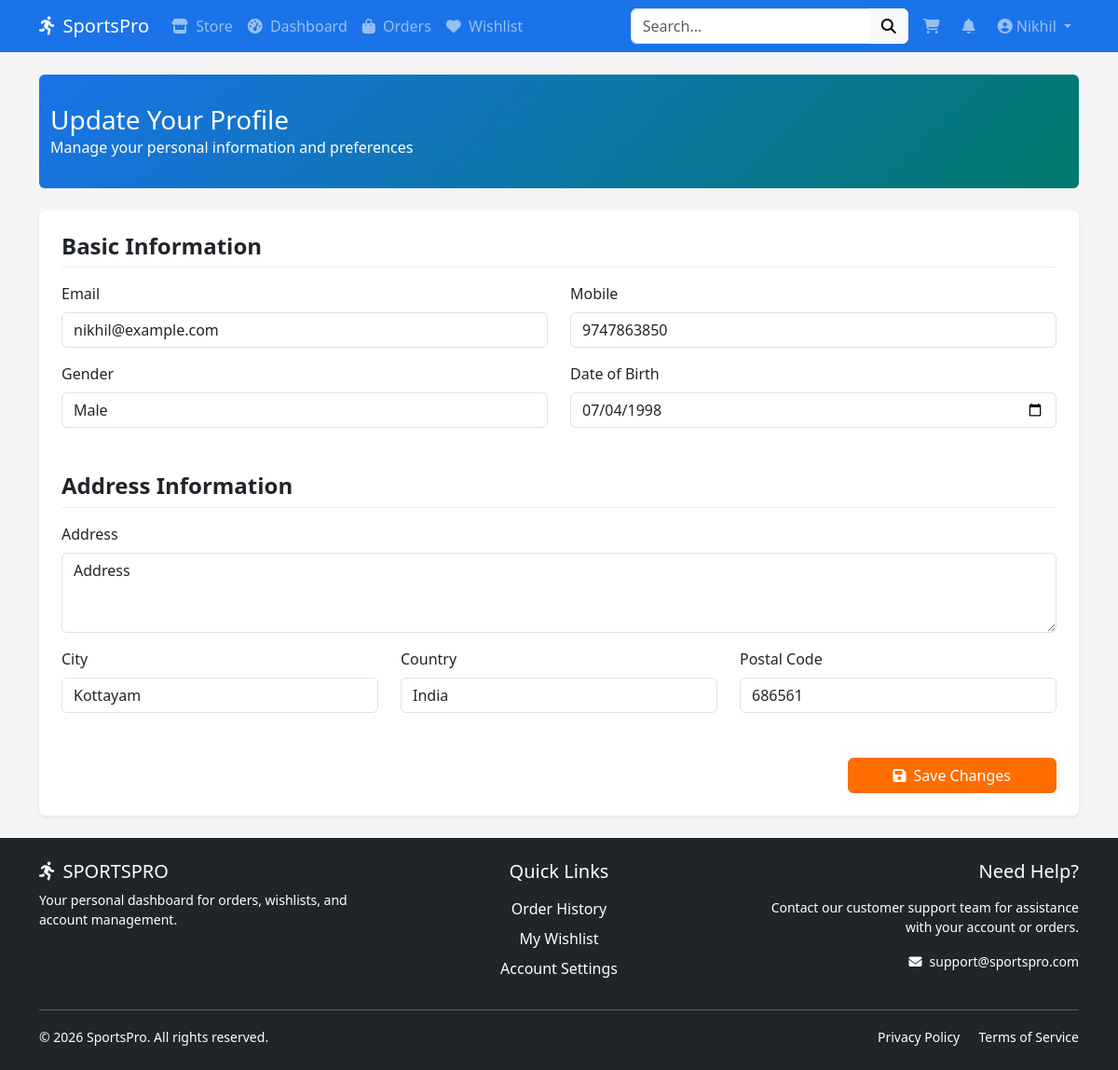
Screenshot of /users/profileUpdate/ (signed in) with the database file from the repository.
### users/models.py (models this page shows, shortened)
class Users(AbstractUser):
    GENDER_CHOICES = [
        ('M', 'Male'),
        ('F', 'Female'),
        ('O', 'Other')
    ]
    email = models.EmailField(unique=True, error_messages={'unique': "This email is already registered."})
    mobile = models.CharField(max_length=15, unique=True, error_messages={'unique': "This mobile number is already registered."})
    gender = models.CharField(max_length=1, choices=GENDER_CHOICES, null=True, blank=True)
    date_of_birth = models.DateField(null=True, blank=True)
    address = models.TextField(max_length=500, blank=True)
    city = models.CharField(max_length=100, blank=True)
    country = models.CharField(max_length=100, blank=True)
    postal_code = models.CharField(max_length=10, blank=True)
    def age(self):
        if self.date_of_birth:
            today = date.today()
            return today.year - self.date_of_birth.year - \
                   ((today.month, today.day) < \
                   (self.date_of_birth.month, self.date_of_birth.day))
        return None
    def get_cart_count(self):
        return CartItem.objects.filter(user=self).count()

### users/views.py (the view)
# urls.py: path("profileUpdate/", views.profileUpdate, name="profileUpdate"),
@login_required
def profileUpdate(request):
    user = request.user
    if request.method == 'POST':
        form = UserProfileUpdateForm(request.POST, instance=user)
        if form.is_valid():
            profile = form.save()
            create_notification(
                user=request.user,
                title="Profile Updated",
                message="Your profile has been successfully updated.",
                notification_type='success'
            )
            messages.success(request, 'Your profile has been updated successfully!')
            return redirect('users:dashboard')
        else:
            messages.error(request, 'Please correct the errors below.')
    else:
        form = UserProfileUpdateForm(instance=user)
    context = {
        'form': form,
        'user': user
    }
    if user.date_of_birth:
        context['age'] = user.age()
    return render(request, 'users/profileUpdate.html', context)

### users/templates/users/profileUpdate.html (shortened to what this page needs)
{% extends 'dashboard_base.html' %}
{% load static %}
{% block dashboard_content %}
<div class="container">
    <div class="profile-header rounded mb-4">
        <div class="container">
            <h1 class="h3 mb-0">Update Your Profile</h1>
            <p class="mb-0">Manage your personal information and preferences</p>
        </div>
    </div>
    <div class="card border-0 shadow-sm">
        <div class="card-body p-4">
            <form method="post">
                <div class="form-section">
                    <h4 class="form-section-title">Basic Information</h4>
                    <div class="row">
                        <div class="col-md-6 mb-3">
                            <label for="{{ form.email.id_for_label }}" class="form-label">Email</label>
                            {{ form.email }}
                        </div>
                        <div class="col-md-6 mb-3">
                            <label for="{{ form.mobile.id_for_label }}" class="form-label">Mobile</label>
                            {{ form.mobile }}
                        </div>
                    </div>
                    <div class="row">
                        <div class="col-md-6 mb-3">
                            <label for="{{ form.gender.id_for_label }}" class="form-label">Gender</label>
                            {{ form.gender }}
                        </div>
                        <div class="col-md-6 mb-3">
                            <label for="{{ form.date_of_birth.id_for_label }}" class="form-label">Date of Birth</label>
                            {{ form.date_of_birth }}
                        </div>
                    </div>
                </div>
                <div class="form-section">
                    <h4 class="form-section-title">Address Information</h4>
                    <div class="mb-3">
                        <label for="{{ form.address.id_for_label }}" class="form-label">Address</label>
                        {{ form.address }}
                    </div>
                    <div class="row">
                        <div class="col-md-4 mb-3">
                            <label for="{{ form.city.id_for_label }}" class="form-label">City</label>
                            {{ form.city }}
                        </div>
                        <div class="col-md-4 mb-3">
                            <label for="{{ form.country.id_for_label }}" class="form-label">Country</label>
                            {{ form.country }}
                        </div>
                        <div class="col-md-4 mb-3">
                            <label for="{{ form.postal_code.id_for_label }}" class="form-label">Postal Code</label>
                            {{ form.postal_code }}
                        </div>
                    </div>
                </div>
                <div class="d-grid gap-2 d-md-flex justify-content-md-end">
                    <button type="submit" class="btn btn-sports px-5">
                        <i class="fas fa-save me-2"></i>Save Changes
                    </button>
                </div>
            </form>
        </div>
    </div>
</div>
{% endblock %}

### templates/dashboard_base.html (shortened to what this page needs)
{% load static %}
<!DOCTYPE html>
<html lang="en">
<head>
    <link rel="stylesheet" href="https://cdn.jsdelivr.net/npm/bootstrap@5.3.0/dist/css/bootstrap.min.css">
    <link rel="stylesheet" href="https://cdnjs.cloudflare.com/ajax/libs/font-awesome/6.4.0/css/all.min.css">
    <link rel="stylesheet" href="https://cdn.jsdelivr.net/npm/bootstrap-icons@1.11.3/font/bootstrap-icons.min.css">
    <link rel="stylesheet" type="text/css" href="{% static 'css/style.css' %}">
</head>
<body>
    <nav class="navbar navbar-expand-lg navbar-dark navbar-dashboard">
        <div class="container">
            <a class="navbar-brand" href="{% url 'users:home' %}">
                <i class="fas fa-running me-2"></i>SportsPro
            </a>
            <div class="collapse navbar-collapse" id="navbarNav">
                <ul class="navbar-nav me-auto">
                    <li class="nav-item">
                        <a class="nav-link" href="{% url 'users:home' %}">
                            <i class="fas fa-store me-1"></i> Store
                        </a>
                    </li>
                    <li class="nav-item">
                        <a class="nav-link" href="{% url 'users:dashboard' %}">
                            <i class="fas fa-tachometer-alt me-1"></i> Dashboard
                        </a>
                    </li>
                    <li class="nav-item">
                        <a class="nav-link" href="{% url 'users:order_history' %}">
                            <i class="fas fa-shopping-bag me-1"></i> Orders
                        </a>
                    </li>
                    <li class="nav-item">
                        <a class="nav-link" href="{% url 'users:wishlist' %}">
                            <i class="fas fa-heart me-1"></i> Wishlist
                        </a>
                    </li>
                </ul>
                <form class="d-flex me-2" action="{% url 'users:search' %}" method="GET">
                    <div class="input-group">
                        <input type="text" class="form-control" name="q" placeholder="Search...">
                        <button class="btn btn-light" type="submit">
                            <i class="fas fa-search"></i>
                        </button>
                    </div>
                </form>
                <ul class="navbar-nav">
                    <li class="nav-item">
                        <a class="nav-link position-relative me-2" href="{% url 'users:cart' %}">
                            <i class="fas fa-shopping-cart"></i>
                        </a>
                    </li>
                    <li class="nav-item">
                        <a class="nav-link position-relative me-2" href="{% url 'users:notifications' %}">
                            <i class="fas fa-bell"></i>
                        </a>
                    </li>
                    <li class="nav-item dropdown">
                        <a class="nav-link dropdown-toggle" href="#" role="button" data-bs-toggle="dropdown">
                            <i class="fas fa-user-circle me-1"></i>{{ user.username }}
                        </a>
                    </li>
                </ul>
            </div>
        </div>
    </nav>
    <div class="main-content py-4">
        {% block dashboard_content %}{% endblock %}
    </div>
    <footer class="footer-dashboard text-white py-4">
        <div class="container">
            <div class="row">
                <div class="col-md-4 text-center text-md-start mb-3 mb-md-0">
                    <h5 class="text-uppercase"><i class="fas fa-running me-2"></i>SportsPro</h5>
                    <p class="small">Your personal dashboard for orders, wishlists, and account management.</p>
                </div>
                <div class="col-md-4 text-center mb-3 mb-md-0">
                    <h5 class="mb-3">Quick Links</h5>
                    <ul class="list-unstyled">
                        <li class="mb-2"><a href="{% url 'users:order_history' %}" class="text-white text-decoration-none">Order History</a></li>
                        <li class="mb-2"><a href="{% url 'users:wishlist' %}" class="text-white text-decoration-none">My Wishlist</a></li>
                        <li class="mb-2"><a href="{% url 'users:profileUpdate' %}" class="text-white text-decoration-none">Account Settings</a></li>
                    </ul>
                </div>
                <div class="col-md-4 text-center text-md-end">
                    <h5 class="mb-3">Need Help?</h5>
                    <p class="small">Contact our customer support team for assistance with your account or orders.</p>
                    <p class="small"><i class="fas fa-envelope me-2"></i>support@sportspro.com</p>
                </div>
            </div>
            <hr class="my-3">
            <div class="row align-items-center">
                <div class="col-md-6 text-center text-md-start">
                    <p class="small mb-0">&copy; {% now "Y" %} SportsPro. All rights reserved.</p>
                </div>
                <div class="col-md-6 text-center text-md-end">
                    <a href="#" class="text-white text-decoration-none small me-3">Privacy Policy</a>
                    <a href="#" class="text-white text-decoration-none small">Terms of Service</a>
                </div>
            </div>
        </div>
    </footer>
</body>
</html>

### static/css/style.css (style rules this page uses)
html, body { height: 100%; margin: 0; padding: 0; }
body { display: flex; flex-direction: column; min-height: 100vh; }
.main-content { flex: 1 0 auto; }

### templates/dashboard_base.html (style rules this page uses)
:root { --primary-color: #1a73e8; --secondary-color: #00796b; --accent-color: #ff6d00; --light-bg: #f5f5f5; }
.navbar-dashboard { background-color: var(--primary-color); }
.btn-sports { background-color: var(--accent-color); border-color: var(--accent-color); color: white; }
.footer-dashboard { background-color: #212529; }
body { background-color: var(--light-bg); min-height: 100vh; display: flex; flex-direction: column; }
.main-content { flex: 1; }

### users/templates/users/profileUpdate.html (style rules this page uses)
.profile-header { background: linear-gradient(135deg, var(--primary-color) 0%, var(--secondary-color) 100%); padding: 2rem 0; color: white; margin-bottom: 2rem; }
.form-section { margin-bottom: 2rem; }
.form-section-title { font-weight: 600; margin-bottom: 1rem; padding-bottom: 0.5rem; border-bottom: 1px solid #eee; }

### rows the page displays
Users: username "Nikhil", email "nikhil@example.com", mobile "9747863850", gender "Male", date_of_birth "07/04/1998", address "Address", city "Kottayam", country "India", postal_code "686561"
